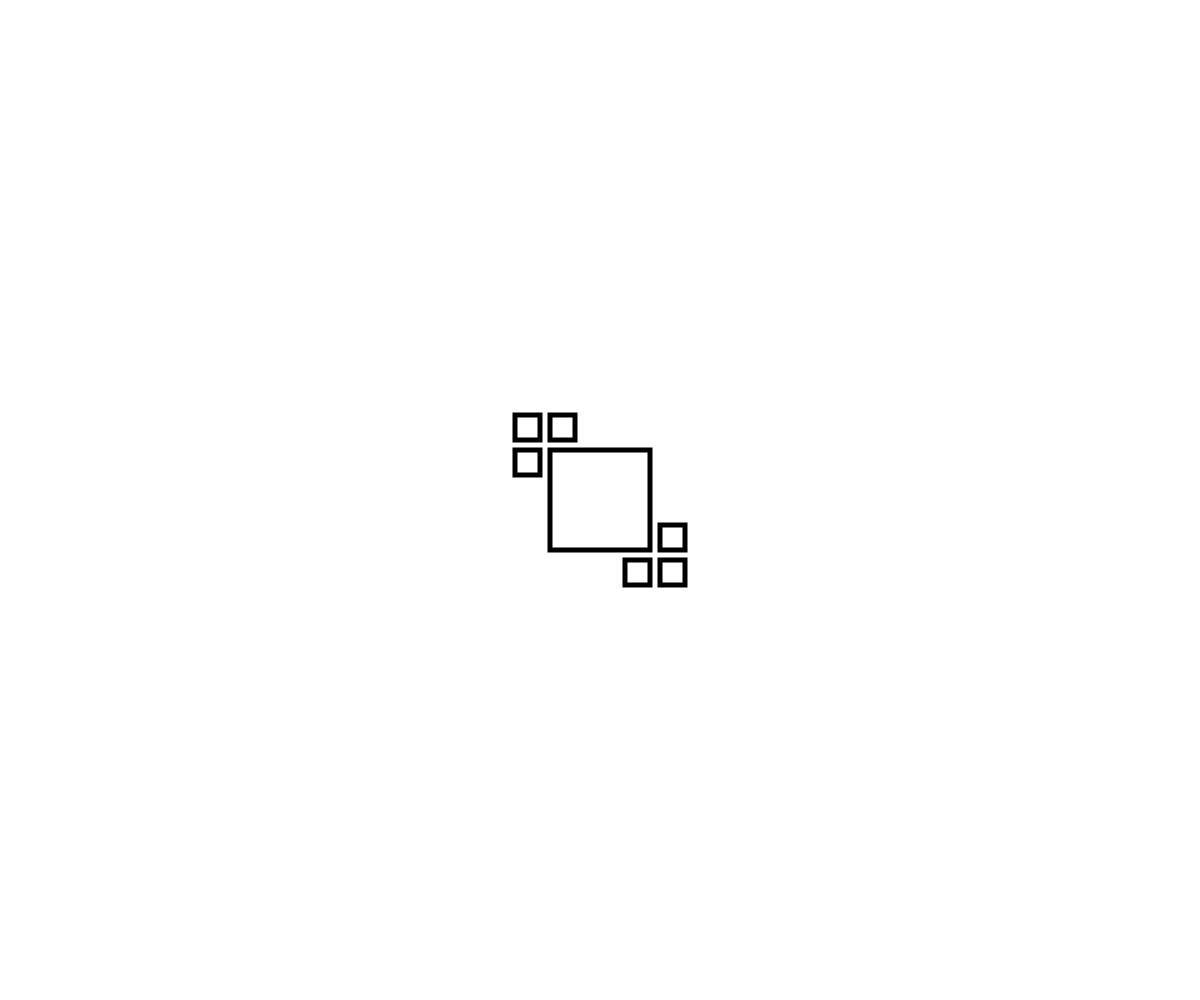
Frame 1 (no input)
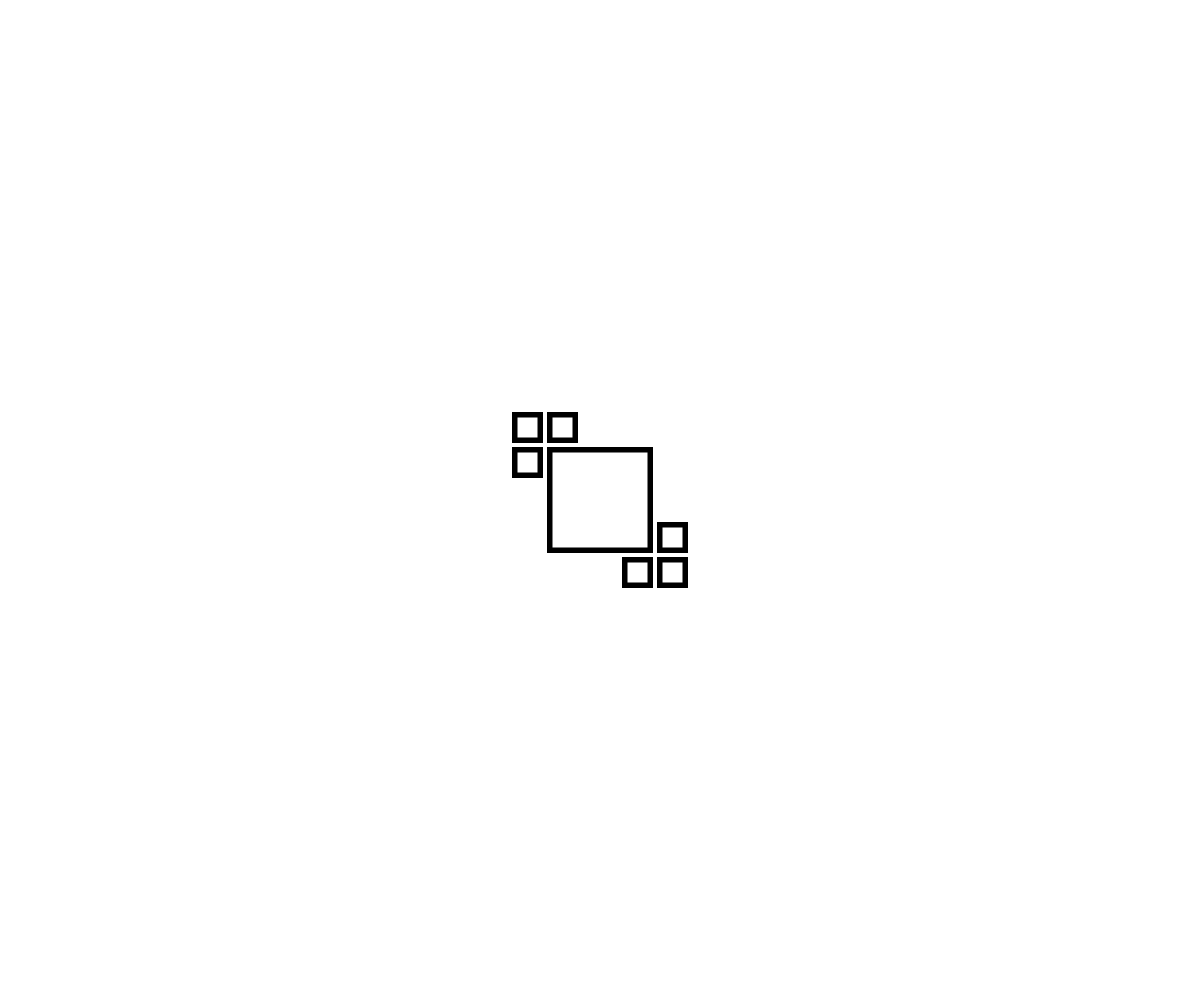
Frame 60 (no input)
Frame 120 (the mouse pressed at the canvas centre since frame 60): identical to frame 60, image omitted

The p5.js sketch that drew these frames (run headless with seeded random() and noise() and a simulated clock; from frame 60 on, the mouse is pressed at the canvas centre):

// p5.js sketch
// ── sketch.js
function setup() {
  createCanvas(windowWidth, windowHeight);
}

function windowResized() {
  resizeCanvas(windowWidth, windowHeight);
}

function draw() {
  const largeSquareWidth = 100;
  const smallSquareWidth = largeSquareWidth / 4;

  const margin = 10;

  const center = {
    x: (width - largeSquareWidth) / 2,
    y: (height - largeSquareWidth) / 2,
  };

  strokeWeight(5);

  //center square
  square(center.x, center.y, largeSquareWidth);

  //top squares
  square(center.x, center.y - smallSquareWidth - margin, smallSquareWidth);
  square(
    center.x - smallSquareWidth - margin,
    center.y - smallSquareWidth - margin,
    smallSquareWidth
  );
  square(center.x - smallSquareWidth - margin, center.y, smallSquareWidth);

  //bottom squares
  square(
    center.x + largeSquareWidth + margin,
    center.y + largeSquareWidth - smallSquareWidth,
    smallSquareWidth
  );
  square(
    center.x + largeSquareWidth + margin,
    center.y + largeSquareWidth + margin,
    smallSquareWidth
  );
  square(
    center.x + largeSquareWidth - smallSquareWidth,
    center.y + largeSquareWidth + margin,
    smallSquareWidth
  );
}
